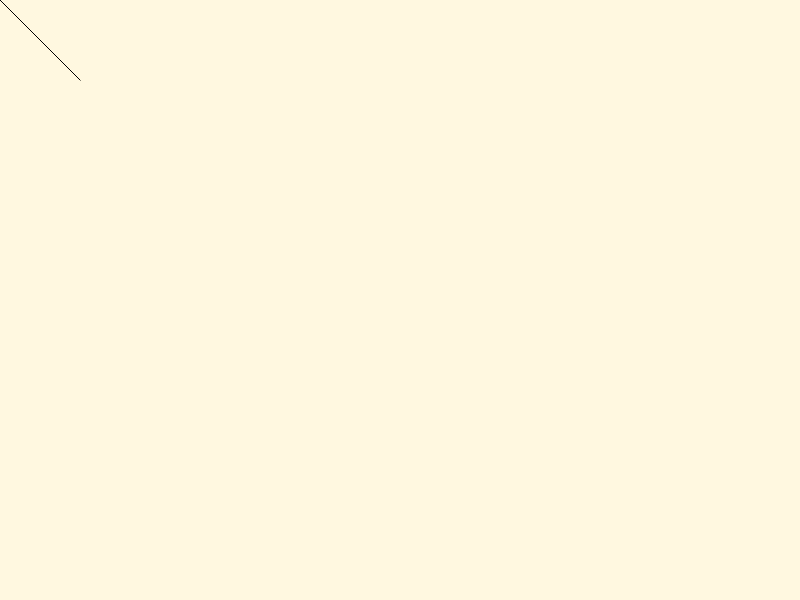
Frame 1 (no input)
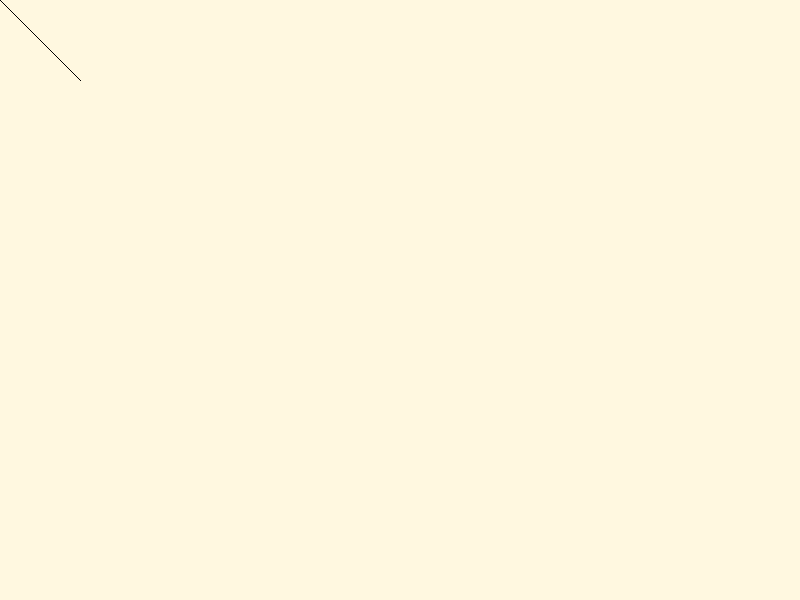
Frame 60 (no input)
Frame 120 (the mouse pressed at the canvas centre since frame 60): identical to frame 60, image omitted

The p5.js sketch that drew these frames (run headless with seeded random() and noise() and a simulated clock; from frame 60 on, the mouse is pressed at the canvas centre):

// p5.js sketch
// ── sketch.js
function setup() {
  createCanvas(800, 600);
  background(255, 248, 224);
  colorMode(HSB,360,100,100,100);
}

function draw() {
  if(mouseIsPressed){
    fill (0);
  } else {
    fill(255);
    triangle(mouseX,mouseY,80,80);}
}
